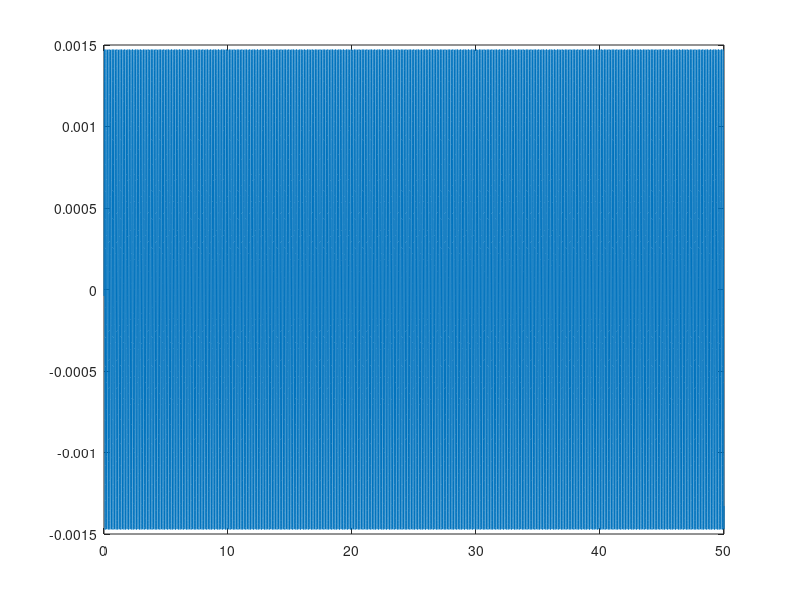
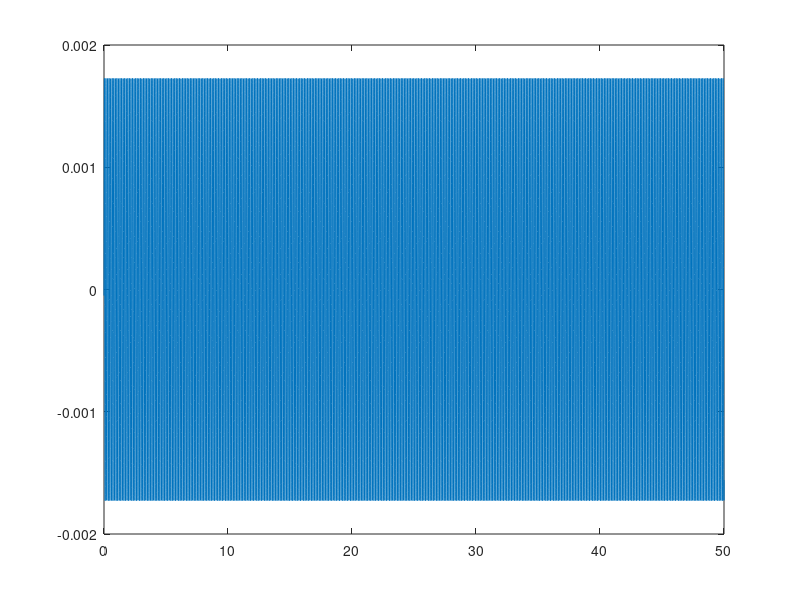
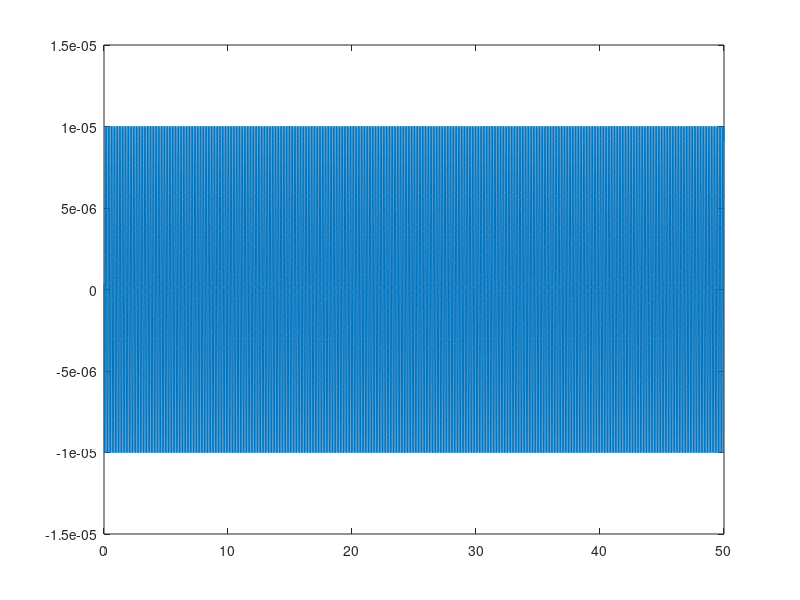
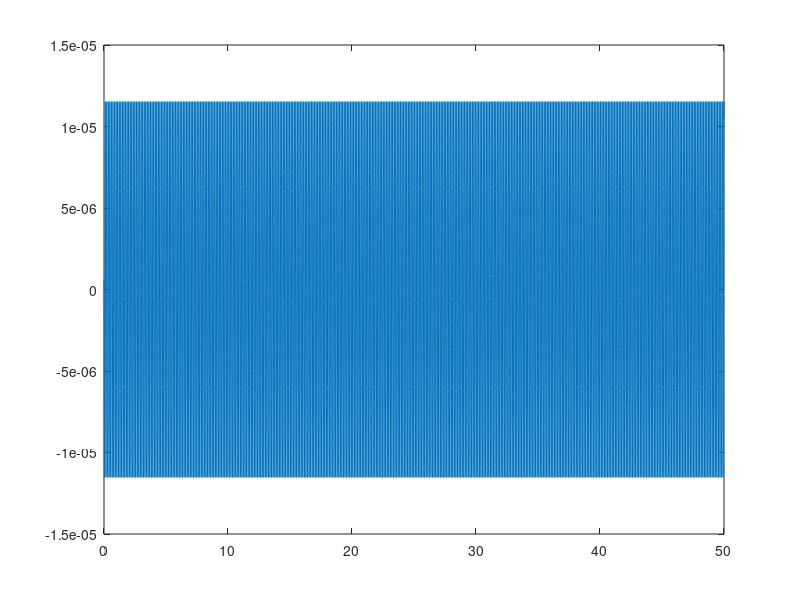

Source code (MATLAB) for these figures, in order: (Note: this script raises an error after producing the figures.)

% 
% Proyecto Integrador de Mecánica Vibratoria
% Análisis de Vibraciones en vehículo con simetría axial de 4 GDL
%


clc
clear all
close all

%%
% Datos del sistema

m1 = 25;    % Kg
m2 = m1;    % Kg
m3 = 1000;  % Kg
J = 500;    % Kg*m^2

k1 = 80000;     % N/m
k2 = 300000;    % N/m
k3 = 40000;     % N/m
k4 = k2;        % N/m

c1 = 4000;  % N*s/m
c2 = 4000;  % N*s/m

l1 = 2;     % m
l2 = 1;     % m

gdl = 4;

dt = 0.0025;
t = 0:dt:50;

len_t = length(t);

% Condiciones iniciales en coordenadas geométricas
x0 = [0.01;
    0;
    -0.02;
    0];

xd0 = [0;
    0;
    0;
    0];

%%
% Matrices

M = [m1, 0, 0, 0;
    0, m2, 0, 0;
    0, 0, m3, 0;
    0, 0, 0, J];

C = [c1, 0, -c1, -c1*l1;
    0, c2, -c2, c2*l2;
    -c1, -c2, c1+c2, c1*l1 - c2*l2;
    -c1*l1, c2*l2, c1*l1 - c2*l2, c1*l1^2 + c2*l2^2];
 
K = [k1 + k2, 0, -k1, -k1*l1;
    0, k3 + k4, -k3, k3*l2;
    -k1, -k3, k1 + k3, k1*l1 - k3*l2;
    -k1*l1, k3*l2, k1*l1 - k3*l2, k1*l1^2 + k3*l2^2];

L = [k2, 0, 0, 0;    % Matriz de participación de carga. Pn = L*P(t)
    0, k4, 0, 0;
    0, 0, 0, 0; 
    0, 0, 0, 0];

zeta_n = [0.0005;
    0.001;
    0.0275;
    0.028];

[FI, Wn] = eig(K, M);
[X, wx] = eig(M\K);
X = fliplr(X);

Mn = diag(X'*M*X);
Kn = diag(X'*K*X);

Wn_vec = diag(Wn); % Los wn son en realidad w^2
Wnd = Wn_vec.^0.5 .*(1-zeta_n.^2).^0.5;


% Descripción de la carga
A = 0.04;  
lambda = 0.35;

v = 10*1000/3600;       % 40 km/h en m/s
wl = 2*pi*v/lambda;     % frec de la carga, función de la vel del auto


%%
% Respuesta en vibraciones libres analíticamente

y = zeros(4, len_t);

% Condiciones iniciales en coordenadas modales
y0 = FI'*M*x0;
yd0 = FI'*M*xd0;

for i = 1:gdl
    
   y(i, :) = (y0(i)*cos(Wnd(i).*t) ...
   + ((yd0(i) + Wn_vec(i)^0.5*zeta_n(i)*y0(i))./Wnd(i)) ...
   .*sin(Wnd(i).*t)).*exp(-zeta_n(i).*Wn_vec(i)^0.5.*t);
    
end

% Transformación a coordenadas geométricas
x = FI*y;

for i = 1:gdl
    
    figure(i)
    plot(t, x(i, :))
    
end

%% 
% Respuesta a carga periódica armónica de forma analítica


beta_n = wl./(Wn_vec.^0.5);
yf = zeros(4, len_t);


P0f = FI'*(A*diag(L));           % Amplitud de carga generalizada

D = ((1-beta_n.^2).^2 + (2.*zeta_n.*beta_n).^2).^-0.5;
theta = atan(2.*zeta_n.*beta_n./(1-beta_n.^2));


for i=1:gdl
    
    yf(i, :) = (P0f(i)*D(i)/Kn(i)*sin(wl*t-theta(i)));
    
end

xf = FI*yf;
for i = 1:gdl
    
    figure(i)
    plot(t, xf(i, :))
    
end


%%
% Respuesta a carga armónica con ode45


P0_m = P0f./Mn;
y_ode_total = zeros(gdl, len_t);

for i = 1:gdl
    
    [t, y_ode] = ode45(@(t, y_ode) vibforz(t, y_ode, zeta_n(i), Wn_vec(i)^0.5, P0_m(i), wl), t, [y0(i); yd0(i)]);
    
    y_ode_total(i, :) = y_ode(:, 1);

    figure(2)
    plot(t, y_ode_total(i, :)) % y(:, 2) es la derivada de y(:, 1)
    hold on
    
    
%     figure(3)
%     error__ = x(i, :) - y(:, 1)';
%     plot(t, error__)
%     hold on

end

x_ode = FI*y_ode_total;
figure(5)
plot(t, x_ode(1, :)) % y(:, 2) es la derivada de y(:, 1)
hold on


%%
% Respuesta a carga impulsiva mediante la Integral de Duhamel

% a = 0.05;
% b = 0.04;
% 
% v = 20*1000/3600;
% 
% % pico = ((a/2)/v)
% 
% % tri = triangularPulse(0, (a/2)/v, 0.8, t);
% 
% % figure(8)
% % plot(t, tri)
% 
% P = k2*A.*sin(wl*t);
% 
% 
% y_duha = zeros(4, len_t);
% 
% for i=1:gdl
%     
%     yc = P.*cos(Wn_vec(i)^0.5*t);
%     ys = P.*sin(Wn_vec(i)^0.5*t);
% 
%     
%     A_d = zeros(1, len_t);
%     B_d = zeros(1, len_t);
% 
%     decr = exp(-zeta_n(i)*Wn_vec(i)^0.5*dt);
%     
%     for j = 2:len_t
%         
%         A_d(j) = A_d(j-1)*decr + ...
%             (dt/(2*Mn(i)*Wn_vec(i)^0.5))*(yc(j-1)*decr + yc(j));
%         B_d(j) = B_d(j-1)*decr + ...
%             (dt/(2*Mn(i)*Wn_vec(i)^0.5))*(ys(j-1)*decr + ys(j));
%         
%     end
%     
%     aa = A_d.*sin(Wnd(i)*t);
%     bb = B_d.*cos(Wnd(i)*t);
%     y_duha(i, :) = aa - bb;
% 
% end
% 
% for i=1:gdl
%     figure(i)
%     plot(t, y_duha(i, :))
% end


%% 
% Respuesta con el ode45 en coordenadas geométricas


phase = (((l1 + l2)/lambda) - floor((l1 + l2)/lambda))*2*pi;

A = 0.04;  
lambda = 0.35;

v = 200*1000/3600;       % 40 km/h en m/s
wl = 2*pi*v/lambda;     % frec de la carga, función de la vel del auto

xg = [A*sin(wl*(t'));
    A*sin(wl*(t') - phase);
    zeros(1, len_t);
    zeros(1, len_t)];

P0 = L*xg;
% figure(1)
% plot(t, P0(1, :))
% figure(2)
% plot(t, P0(2, :))

ZERO = zeros(gdl, gdl);
I = eye(gdl, gdl);
[t, x_ode] = ode45(@(t, x_ode) ...
    vibforz_geo(t, x_ode, M, C, K, ZERO, I, L, wl, phase, A), t, [x0; xd0]);

% x0 = [0.01; 0; -0.2; 0];
% [t, x_ode] = ode45(@(t, x_ode) ...
%     vibforz_geo(t, x_ode, M, C, K, ZERO, I, L, wl, 0, 0), t, [x0; xd0]);

x_ode = x_ode';

for i=1:gdl
    figure(i)
    plot(t, x_ode(i, :))

end


%% 
% Función para el ode45 en coordenadas modales

function yd = vibforz(t, y, z, w, P0m, wL)

    A = [0, 1;
        -w^2, -2*z*w];
    L = [0;
        P0m*sin(wL*t)];
    yd = A*y + L;

end

%%
% Función para el ode45 en coordenadas geométricas
function x_forz = vibforz_geo(t, x, M, C, K, ZERO, I, L, wl, phase, amp)

    A = [ZERO, I;
        -inv(M)*K, -inv(M)*C];
    
    B = [zeros(4, 1);
        -inv(M)*(L*[amp*sin(wl*t);
                    amp*sin(wl*t - phase);
                    0;
                    0])];
    
    x_forz = A*x + B;

end